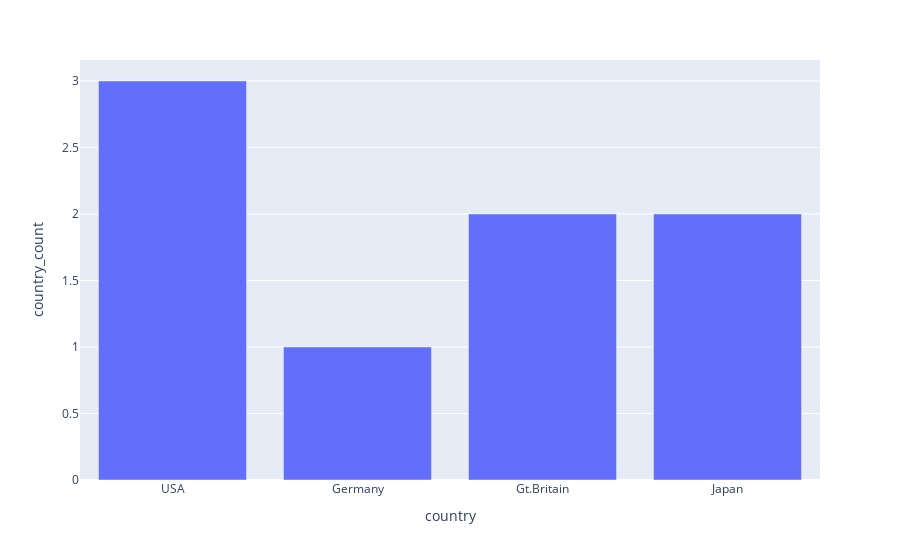

This figure's notebook cell:
### Code cell
# task13 (lesson4)
# Корабли: Сделать график в colab по таблице classes с количеством классов по странам (X: country, Y: count)

request = """
select country, count(country) as country_count
from classes c 
group by country
"""
df = pd.read_sql_query(request, conn)

fig = px.bar(x=df.country.to_list(), y=df.country_count.to_list(), labels={'x':'country', 'y':'country_count'})
fig.show()

### Figure 1 — Plotly figure (JSON) as saved in the notebook; plotly's stock layout.template omitted (floating-point values rounded to 4 significant figures)
{"data": [{"alignmentgroup": "True", "hovertemplate": "country=%{x}<br>country_count=%{y}<extra></extra>", "legendgroup": "", "marker": {"color": "#636efa", "pattern": {"shape": ""}}, "name": "", "offsetgroup": "", "orientation": "v", "showlegend": false, "textposition": "auto", "type": "bar", "x": ["USA", "Germany", "Gt.Britain", "Japan"], "xaxis": "x", "y": [3, 1, 2, 2], "yaxis": "y"}], "layout": {"barmode": "relative", "legend": {"tracegroupgap": 0}, "margin": {"t": 60}, "xaxis": {"anchor": "y", "domain": [0, 1], "title": {"text": "country"}}, "yaxis": {"anchor": "x", "domain": [0, 1], "title": {"text": "country_count"}}}}
